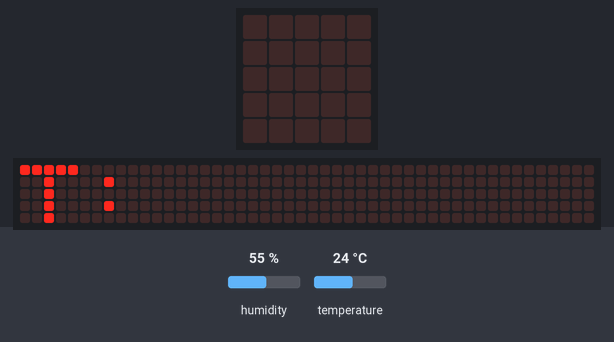
Simulated run of this program. Board: BBC micro:bit (MakeCode). On the bench: the board's 5×5 LED display, a strip that is not on the board, showing the scrolling text unrolled. The inputs (shaded band) are chosen by the test bench; at power-on: humidity 55 %, temperature 24 °C. The 48×5 strip is a reading aid, not a part: it shows the text the display is scrolling, unrolled, one strip-width of it at a time.

Above: at 4.0 s.
At 10.8 s:
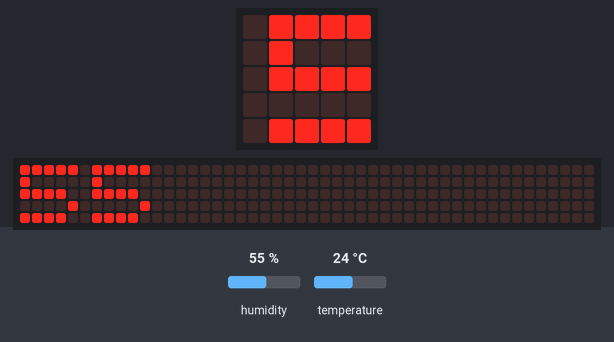
10.9 s: humidity set to 22 %
20.5 s: temperature set to 12 °C
At 30.56 s:
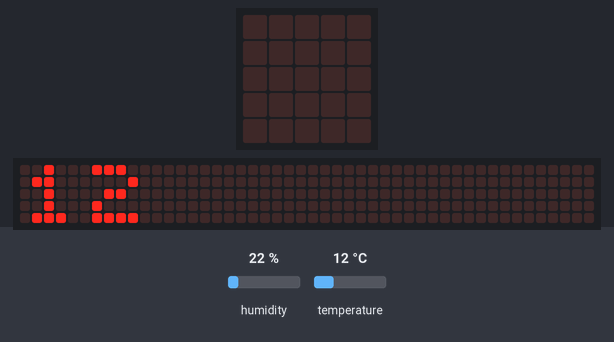
31.9 s: temperature set to 19 °C
At 43.4 s:
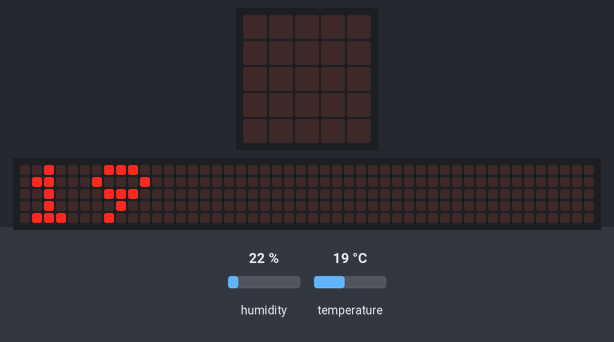
44.7 s: temperature set to 28 °C
At 56.17 s:
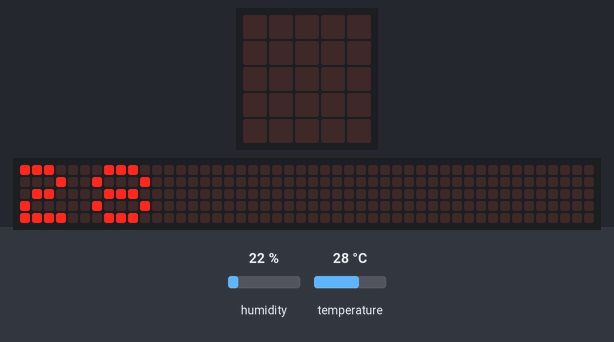

Measured:
- what the display in image 0 shows lasts 0.7 s, from 4.0 s to 4.7 s

The program:

main.py
```python
def on_forever():
    dht11_dht22.query_data(DHTtype.DHT11, DigitalPin.P0, True, False, True)
    basic.show_string("T:")
    basic.show_number(dht11_dht22.read_data(dataType.TEMPERATURE))
    basic.show_string("U:")
    basic.show_number(dht11_dht22.read_data(dataType.HUMIDITY))
basic.forever(on_forever)
```
